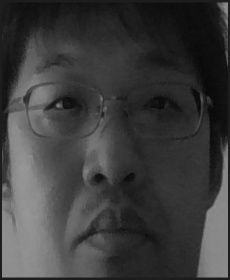
//> input picture res/training_data/s1/0.jpg, 230 x 280 px
$ ./main ../res/training_data/s1/0.jpg 3   (built with g++ and OpenCV 4)
//> lines starting //> are read from the running program, lines starting //| are printed output that depends on the picture
### em_clustering/include/util.h
#ifndef __UTIL__
#define __UTIL__

#include <sstream>
#include <stdexcept>

// Error Check Macro
#define ERROR_CHECK( ret )                                        \
    if( FAILED( ret ) ){                                          \
        std::stringstream ss;                                     \
        ss << "failed " #ret " " << std::hex << ret << std::endl; \
        throw std::runtime_error( ss.str().c_str() );             \
    }

// Safe Release
template<class T>
// [7 lines left out: function SafeRelease, not called in this run]


#endif // __UTIL__

### em_clustering/main.cpp
#include "util.h"
#include <thread>
#include <chrono>

#include <opencv2/opencv.hpp>

#include <numeric>
#include <opencv2/features2d.hpp>
#include <opencv2/xfeatures2d.hpp>
#include <iostream>
#include <opencv2/ml.hpp>

using namespace cv;
using namespace std;
Mat asSamplesVectors(Mat& img);
int main(int argc, char* argv[])
{
	if (argc < 3) return 1;
	int numOfClusters = 2;
	Mat img = imread(argv[1], IMREAD_UNCHANGED);
//> img is the input picture: 280 rows x 230 cols, CV_8UC1; min 6, max 151, mean 60.6
	if (img.empty()) {
		return 1;
	}

	try
	{
		numOfClusters = stoi(argv[2]);
//> numOfClusters = 3
	}
	catch (exception a)
	{
		return 1;
	}
	namedWindow("image", WINDOW_NORMAL);
	namedWindow("reverted", WINDOW_NORMAL);

	// The variable openCVPointCloud is not used in the process. This is just to show how to build our own vectors
	cv::Mat openCVPointCloud(5, 2, CV_32FC(1));
	{
		cv::Vec<float, 1>  & values1 = openCVPointCloud.at<cv::Vec<float, 1> >(0, 0);
		values1.val[0] = 1.1;

		cv::Vec<float, 1>  & values2 = openCVPointCloud.at<cv::Vec<float, 1> >(0, 1);
		values2.val[0] = 3.2;
	}

	{
		cv::Vec<float, 1>  & values1 = openCVPointCloud.at<cv::Vec<float, 1> >(1, 0);
		values1.val[0] = 1.15;

		cv::Vec<float, 1>  & values2 = openCVPointCloud.at<cv::Vec<float, 1> >(1, 1);
		values2.val[0] = 3.15;
	}

	{
		cv::Vec<float, 1>  & values1 = openCVPointCloud.at<cv::Vec<float, 1> >(2, 0);
		values1.val[0] = 3.1;

		cv::Vec<float, 1>  & values2 = openCVPointCloud.at<cv::Vec<float, 1> >(2, 1);
		values2.val[0] = 4.2;
	}

	{
		cv::Vec<float, 1>  & values1 = openCVPointCloud.at<cv::Vec<float, 1> >(3, 0);
		values1.val[0] = 3.2;

		cv::Vec<float, 1>  & values2 = openCVPointCloud.at<cv::Vec<float, 1> >(3, 1);
		values2.val[0] = 4.3;
	}

	{
		cv::Vec<float, 1>  & values1 = openCVPointCloud.at<cv::Vec<float, 1> >(4, 0);
		values1.val[0] = 5;

		cv::Vec<float, 1>  & values2 = openCVPointCloud.at<cv::Vec<float, 1> >(4, 1);
		values2.val[0] = 5;
	}

	std::cout << openCVPointCloud << std::endl;

	//////////////////////////// we have a 5 x 2 matrice ///////////////////////////////

	cv::Ptr<cv::ml::EM> source_model = cv::ml::EM::create();
	source_model->setClustersNumber(2);
	cv::Mat logs;
	cv::Mat labels;
	cv::Mat probs;

	Mat vector = asSamplesVectors(img);
//> the loop in asSamplesVectors, `for (int y = 0; y < img.rows; y++)` made 280 passes
//> idx on passes 1 to 3: 230, 460, 690
//> after the loop in asSamplesVectors, `for (int y = 0; y < img.rows; y++)`: idx = 64400

	if (source_model->trainEM(vector, logs, labels, probs))
//> probs = 64400 pairs, first value 1.32e-35 to 1, second value 1.67e-07 to 1
	{
		std::cout << "true train em";
		int imgVectorIndex = 0;
		for (cv::MatIterator_<int> it(labels.begin<int>()); it != labels.end<int>(); it++)
		{
			//std::cout << (*it) << std::endl; // int i = *it
			int i = *it;
			if (i == 0) {
				vector.at<float>(imgVectorIndex, 0) = 0;
				vector.at<float>(imgVectorIndex, 1) = 0;
				vector.at<float>(imgVectorIndex, 2) = 0;
			}
			else if (i == 1) {
				vector.at<float>(imgVectorIndex, 0) = 0;
				vector.at<float>(imgVectorIndex, 1) = 255;
				vector.at<float>(imgVectorIndex, 2) = 0;
			}
			else {
				vector.at<float>(imgVectorIndex, 0) = 255;
				vector.at<float>(imgVectorIndex, 1) = 0;
				vector.at<float>(imgVectorIndex, 2) = 0;
			}
			imgVectorIndex++;
		}
//> after the loop, imgVectorIndex = 64400
	}
	else {
		std::cout << "false train em" << std::endl;
	}


	Mat revertImage = Mat(img.size(), CV_32FC3);
	int index = 0;
	for (int i = 0; i < revertImage.rows; i++) {
		for (int j = 0; j < revertImage.cols; j++) {

			float temp0 = vector.at<float>(index, 0);
			float temp1 = vector.at<float>(index, 1);
			float temp2 = vector.at<float>(index, 2);


			revertImage.at<Vec3f>(Point(j, i)).val[0] = temp0 / 255;
			revertImage.at<Vec3f>(Point(j, i)).val[1] = temp1 / 255;
			revertImage.at<Vec3f>(Point(j, i)).val[2] = temp2 / 255;
			index++;
		}
	}
//> this loop made 280 passes
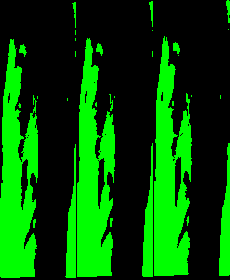
//> revertImage: 280 rows x 230 cols, CV_32FC3; mean B, G, R 0, 0.32, 0
//> after the loop, index = 64400

	// Dilate image to remove noise
	// Create a structuring element
	int erosion_size = 2; int dilation_size = 3;
	Mat element = getStructuringElement(cv::MORPH_RECT,
		cv::Size(2 * erosion_size + 1, 2 * erosion_size + 1),
		cv::Point(erosion_size, erosion_size));

	Mat dilate_element = getStructuringElement(cv::MORPH_RECT,
		cv::Size(2 * erosion_size + 1, 2 * dilation_size + 1),
		cv::Point(erosion_size, erosion_size));

	Mat eroded, dilated, dst;
	// Apply erosion or dilation on the image
	erode(revertImage, eroded, element);
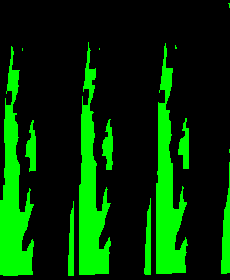
//> eroded: 280 rows x 230 cols, CV_32FC3; mean B, G, R 0, 0.207, 0
	dilate(eroded, dilated, dilate_element);
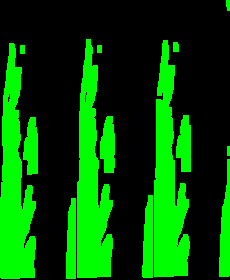
//> dilated: 280 rows x 230 cols, CV_32FC3; mean B, G, R 0, 0.31, 0

	imshow("image", img);
	imshow("reverted", dilated);
	waitKey(0); //wait infinite time for a keypress
	return 0;
}

Mat asSamplesVectors(Mat& img) {
	//convert the input image to float
	cv::Mat floatSource;
	img.convertTo(floatSource, CV_32F);

	//now convert the float image to column vector
	cv::Mat samples(img.rows * img.cols, 3, CV_32FC1);
	int idx = 0;
	for (int y = 0; y < img.rows; y++) {
		cv::Vec3f* row = floatSource.ptr<cv::Vec3f >(y);
		for (int x = 0; x < img.cols; x++) {
			samples.at<cv::Vec3f >(idx++, 0) = row[x];
		}
	}
	return samples;
}

$ run again, on res/training_data/s1/10.jpg
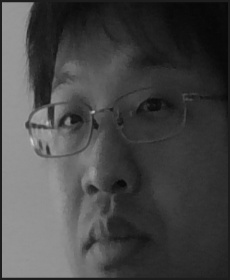
//> input picture res/training_data/s1/10.jpg, 230 x 280 px
//> img is the input picture: 280 rows x 230 cols, CV_8UC1; min 7, max 207, mean 70
//> numOfClusters = 3
//> the loop in asSamplesVectors, `for (int y = 0; y < img.rows; y++)` made 280 passes
//> idx on passes 1 to 3: 230, 460, 690
//> after the loop in asSamplesVectors, `for (int y = 0; y < img.rows; y++)`: idx = 64400
//> probs = 64400 pairs, first value 2.49e-58 to 1, second value 7.82e-11 to 1
//> after the loop `for (cv::MatIterator_<int> it(labels.begin<int>()); it != labels.end<i..`: imgVectorIndex = 64400
//> the loop `for (int i = 0; i < revertImage.rows; i++)` made 280 passes
//> after the loop `for (int i = 0; i < revertImage.rows; i++)`:
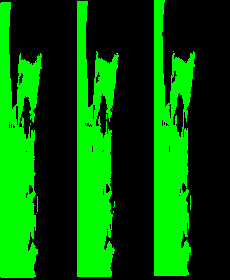
//> revertImage: 280 rows x 230 cols, CV_32FC3; mean B, G, R 0, 0.348, 0
//> `erode(revertImage, eroded, element);`:
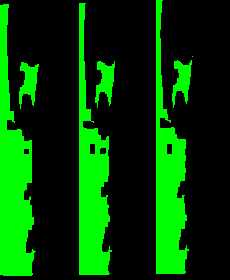
//> eroded: 280 rows x 230 cols, CV_32FC3; mean B, G, R 0, 0.255, 0

$ run again, on res/training_data/s1/12.jpg
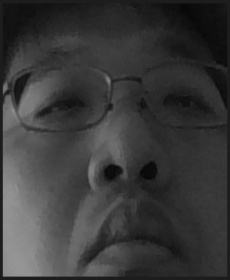
//> input picture res/training_data/s1/12.jpg, 230 x 280 px
//> img is the input picture: 280 rows x 230 cols, CV_8UC1; min 6, max 151, mean 58
//> numOfClusters = 3
//> the loop in asSamplesVectors, `for (int y = 0; y < img.rows; y++)` made 280 passes
//> idx on passes 1 to 3: 230, 460, 690
//> after the loop in asSamplesVectors, `for (int y = 0; y < img.rows; y++)`: idx = 64400
//> probs = 64400 pairs, first value 9.66e-34 to 1, second value 3.47e-07 to 1
//> after the loop `for (cv::MatIterator_<int> it(labels.begin<int>()); it != labels.end<i..`: imgVectorIndex = 64400
//> the loop `for (int i = 0; i < revertImage.rows; i++)` made 280 passes
//> after the loop `for (int i = 0; i < revertImage.rows; i++)`:
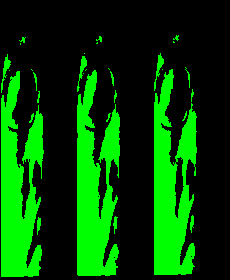
//> revertImage: 280 rows x 230 cols, CV_32FC3; mean B, G, R 0, 0.271, 0
//> `dilate(eroded, dilated, dilate_element);`:
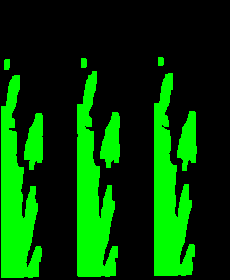
//> dilated: 280 rows x 230 cols, CV_32FC3; mean B, G, R 0, 0.259, 0
